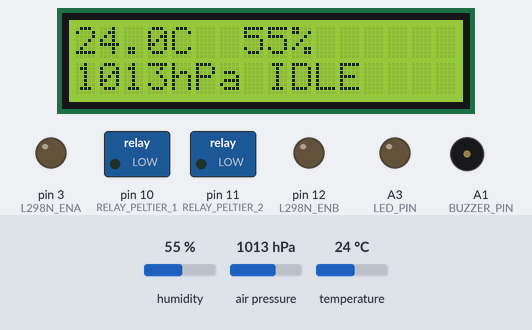
Bench run of a sketch on a simulated Arduino Uno, built with avr-gcc and run on an emulated ATmega328P. On the bench: 16×2 character LCD, switched loads named in the sketch (green lamp = pin HIGH), output pins drawn as LEDs (lit = HIGH), buzzer (waves = sounding, pin HIGH). The test bench sets the inputs (shaded band); at power-on: temperature 24 °C, air pressure 1013 hPa, humidity 55 %. What the sketch prints to the serial monitor is not drawn.

Above: at 3.3 s.
3.4 s: temperature set to 12 °C
At 7.6 s:
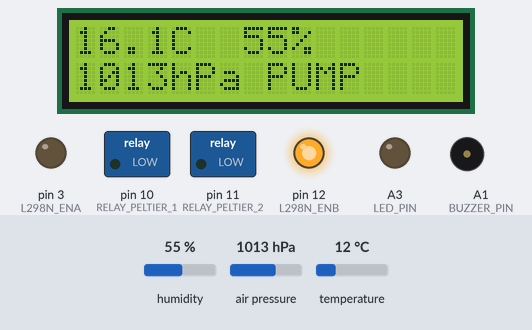
7.8 s: temperature set to 41 °C
At 15.3 s:
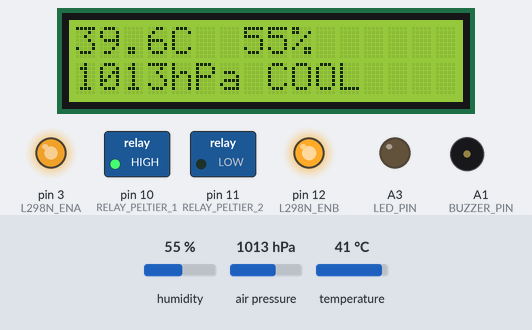
15.4 s: temperature set to 19 °C
At 19.5 s:
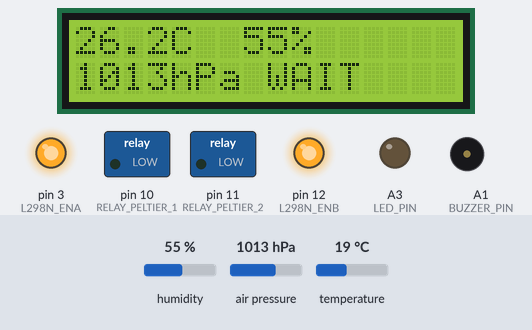
21.6 s: air pressure set to 952 hPa
At 22.9 s:
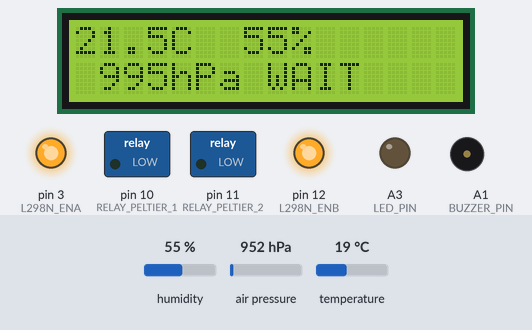
24.6 s: temperature set to 33 °C
At 28.5 s:
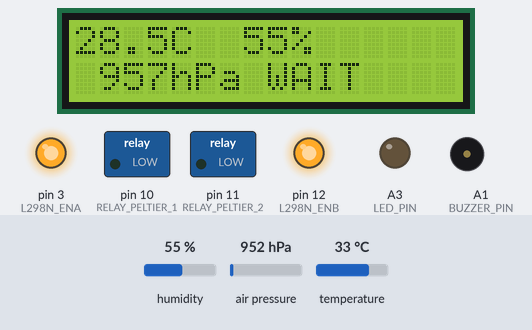
28.6 s: temperature set to 36 °C
At 31.9 s:
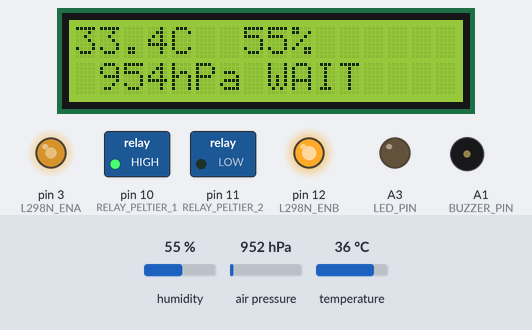
Timing chart, 0 to 33.6 s (numbered marks = the images above; inputs shaded):
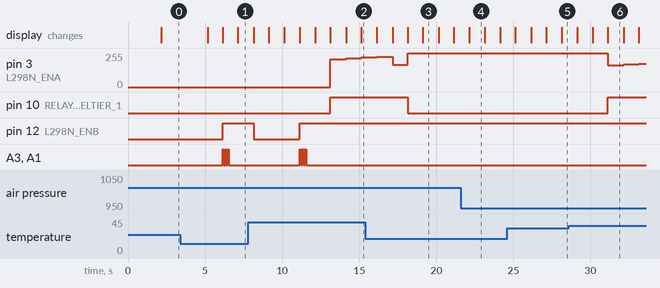

The sketch:

dieu_hoa.ino
```cpp
/*
 * ============================================================
 *  Hệ Thống Điều Hòa Thông Minh Ứng Dụng Công Nghệ Peltier
 *  Tác giả: Võ Thành Đạt & Nguyễn Ngọc Thiện & Lê Trương Minh Nguyệt
 *  Mạch chủ: MakerEdu Creator (Arduino Uno Compatible)
 * ============================================================
 *
 *  PHẦN CỨNG:
 *  - MakerEdu Creator (ATmega328P)
 *  - DHT11           → A2  (nhiệt độ + độ ẩm)
 *  - Buzzer MKE-M03   → A1
 *  - LED MKE-M01      → A3
 *  - LCD 1602 I2C     → I2C (0x27)
 *  - BMP180           → I2C
 *  - Relay Module 2 kênh (10A, relay đen):
 *      Kênh 1 → D10, Kênh 2 → D11 (H-Bridge sò Peltier)
 *  - L298N Module:
 *      ENA → D3 (PWM quạt), ENB → D12 (bơm)
 *      IN1=HIGH, IN2=LOW (jumper cố định trên L298N)
 *      IN3=HIGH, IN4=LOW (jumper cố định trên L298N)
 *      12V từ nguồn tổ ong → VMS trên L298N
 *
 *  SƠ ĐỒ NỐI RELAY H-BRIDGE CHO SÒ PELTIER (AN TOÀN KHI BOOT):
 *    Relay1: COM → Dây sò A | NC → GND(PSU) | NO → +12V(PSU)
 *    Relay2: COM → Dây sò B | NC → GND(PSU) | NO → +12V(PSU)
 *
 *    Cả 2 OFF (NC) → Cùng GND (+0V)      → SÒ TẮT (An toàn tuyệt đối khi cúp điện)
 *    Cả 2 ON  (NO) → Cùng +12V           → SÒ TẮT
 *    R1 ON, R2 OFF → Dòng chạy A sang B  → LÀM LẠNH
 *    R1 OFF, R2 ON → Dòng chạy B sang A  → LÀM NÓNG
 *
 *  L298N ĐẤU NỐI:
 *    VMS  → +12V(PSU)
 *    GND  → GND(PSU) + GND(Arduino)
 *    Motor A (OUT1, OUT2) → 2 Quạt (song song)
 *    Motor B (OUT3, OUT4) → 2 Bơm (song song)
 */

#include <LiquidCrystal_I2C.h>
#include "DHT.h"
#include <Adafruit_BMP085.h>
#include <avr/wdt.h>

// ==================== CẤU HÌNH CHÂN ====================
#define DHT_PIN       A2
#define BUZZER_PIN    A1
#define LED_PIN       A3
#define DHTTYPE       DHT11

#define RELAY_PELTIER_1  10   // D10 - H-Bridge kênh 1
#define RELAY_PELTIER_2  11   // D11 - H-Bridge kênh 2
#define L298N_ENA        3    // D3  - Quạt (PWM tốc độ)
#define L298N_ENB        12   // D12 - Bơm (ON/OFF)

// ==================== NGƯỠNG TÙY CHỈNH ====================
// Thay đổi các giá trị này tùy điều kiện môi trường
const float COOL_THRESHOLD   = 35.0;   // °C - trên ngưỡng → làm lạnh
const float HEAT_THRESHOLD   = 18.0;   // °C - dưới ngưỡng → làm nóng
const float COOL_HYSTERESIS  = 2.0;    // °C - tắt lạnh khi temp < (COOL_THRESHOLD - 2)
const float HEAT_HYSTERESIS  = 2.0;    // °C - tắt nóng khi temp > (HEAT_THRESHOLD + 2)
const float HIGH_PRESSURE    = 1100.0; // hPa - áp suất cao → cảnh báo
const float LOW_PRESSURE     = 900.0;  // hPa - áp suất thấp → cảnh báo
const float PRESSURE_HYSTERESIS = 20.0;// hPa - vùng chết áp suất

// ==================== CẤU HÌNH RELAY ====================
// true  = HIGH bật relay (jumper ở vị trí H)
// false = LOW bật relay  (jumper ở vị trí L)
#define RELAY_ACTIVE_HIGH true

#if RELAY_ACTIVE_HIGH
  #define RELAY_ON  HIGH
  #define RELAY_OFF LOW
#else
  #define RELAY_ON  LOW
  #define RELAY_OFF HIGH
#endif

// ==================== THỜI GIAN AN TOÀN ====================
const unsigned long PUMP_WARMUP_MS  = 2000;  // 2s chờ bơm ổn định
const unsigned long COOLDOWN_MS     = 30000; // 30s chờ tản nhiệt
const unsigned long SENSOR_READ_MS  = 1000;  // 1s giữa mỗi lần đọc
const float SENSOR_FILTER = 0.3; // Bộ lọc: 0.3 = 30% giá trị mới + 70% giá trị cũ

// Tốc độ quạt (PWM 0-255)
// Lưu ý: L298N sụt áp ~2-3V, quạt 12V nhận ~9-10V
// FAN_SPEED_MIN quá thấp → quạt không đủ lực quay
const uint8_t FAN_SPEED_MIN  = 160; // Tốc độ thấp nhất (~63%, đảm bảo quay được)
const uint8_t FAN_SPEED_MAX  = 255; // Tốc độ tối đa

// ==================== TRẠNG THÁI ====================
enum SystemState {
  STATE_IDLE,         // Bình thường - tất cả tắt
  STATE_PUMP_WARMUP,  // Bơm đang khởi động
  STATE_COOLING,      // Đang làm lạnh
  STATE_HEATING,      // Đang làm nóng
  STATE_COOLDOWN      // Chờ tản nhiệt trước khi tắt
};

enum Action {
  ACTION_NONE,
  ACTION_COOL,
  ACTION_HEAT
};

// Chiều hoạt động của sò Peltier (dùng để chống sốc nhiệt)
enum PeltierDir {
  DIR_NONE,
  DIR_COOL,
  DIR_HEAT
};

// ==================== KHỞI TẠO ĐỐI TƯỢNG ====================
LiquidCrystal_I2C lcd(0x27, 16, 2);
DHT dht(DHT_PIN, DHTTYPE);
Adafruit_BMP085 bmp;

// ==================== BIẾN TOÀN CỤC ====================
SystemState currentState = STATE_IDLE;
float temperature = 25.0;  // Giá trị an toàn (giữa 2 ngưỡng)
float humidity    = 50.0;
float pressure    = 1013.0; // Áp suất khí quyển chuẩn
unsigned long lastSensorRead = 0;
unsigned long stateChangeTime = 0;
bool sensorError = true;    // true cho đến khi đọc được lần đầu
uint8_t sensorFailCount = 0; // Đếm số lần lỗi liên tiếp
const uint8_t MAX_SENSOR_FAILS = 5; // Cho phép 5 lần lỗi trước khi shutdown
bool firstValidRead = true; // Lần đọc hợp lệ đầu tiên (không lọc)
PeltierDir lastPeltierDir = DIR_NONE; // Lưu chiều hoạt động cuối cùng

// ==================== ĐIỀU KHIỂN RELAY + L298N ====================
// Tắt sò Peltier (cả 2 OFF → cùng GND → an toàn tuyệt đối khi boot)
void peltierOff() {
  digitalWrite(RELAY_PELTIER_1, RELAY_OFF);
  digitalWrite(RELAY_PELTIER_2, RELAY_OFF);
}

// Sò chiều lạnh (R1 ON, R2 OFF)
void peltierCool() {
  digitalWrite(RELAY_PELTIER_1, RELAY_ON);
  digitalWrite(RELAY_PELTIER_2, RELAY_OFF);
}

// Sò chiều nóng (R1 OFF, R2 ON)
void peltierHeat() {
  digitalWrite(RELAY_PELTIER_1, RELAY_OFF);
  digitalWrite(RELAY_PELTIER_2, RELAY_ON);
}

void fansOn()    { analogWrite(L298N_ENA, FAN_SPEED_MAX); }
void fansOff()   { analogWrite(L298N_ENA, 0); }
// D12 không phải chân PWM → dùng digitalWrite (ON/OFF)
void pumpsOn()   { digitalWrite(L298N_ENB, HIGH); }
void pumpsOff()  { digitalWrite(L298N_ENB, LOW); }

// Điều chỉnh tốc độ quạt theo nhiệt độ (càng nóng càng nhanh)
// Chỉ gọi trong STATE_COOLING và STATE_HEATING
void fansAutoSpeed() {
  float diff, range = 10.0;

  if (currentState == STATE_COOLING) {
    diff = temperature - (COOL_THRESHOLD - COOL_HYSTERESIS);
  } else {
    // STATE_HEATING: lạnh quá → quạt cũng nhanh để tản nhiệt
    diff = (HEAT_THRESHOLD + HEAT_HYSTERESIS) - temperature;
  }

  float ratio = constrain(diff / range, 0.0, 1.0);
  uint8_t speed = FAN_SPEED_MIN + (uint8_t)((FAN_SPEED_MAX - FAN_SPEED_MIN) * ratio);
  analogWrite(L298N_ENA, speed);
}

// Tắt tất cả (gọi khi khẩn cấp hoặc khởi động)
void allOff() {
  peltierOff();
  fansOff();
  pumpsOff();
  digitalWrite(LED_PIN, LOW);
  digitalWrite(BUZZER_PIN, LOW);
}

// ==================== CẢNH BÁO ====================
void alertBlink() {
  // Giảm delay để tránh trễ watchdog khi kết hợp delay khác
  for (int i = 0; i < 3; i++) {
    digitalWrite(LED_PIN, HIGH);
    digitalWrite(BUZZER_PIN, HIGH);
    delay(80);
    wdt_reset(); // Reset watchdog giữa các lần nháy
    digitalWrite(LED_PIN, LOW);
    digitalWrite(BUZZER_PIN, LOW);
    delay(80);
  }
}

// ==================== ĐỌC CẢM BIẾN ====================
bool readSensors() {
  bool ok = true;

  // Đọc DHT11
  float t = dht.readTemperature();
  float h = dht.readHumidity();
  if (isnan(t) || isnan(h)) {
    ok = false;
    // Giữ giá trị cũ, không ghi đè
  } else {
    if (firstValidRead) {
      // Lần đầu: gán trực tiếp (không lọc)
      temperature = t;
      humidity    = h;
    } else {
      // Bộ lọc trung bình giảm nhiễu, chống nhảy số LCD
      temperature = temperature * (1.0 - SENSOR_FILTER) + t * SENSOR_FILTER;
      humidity    = humidity    * (1.0 - SENSOR_FILTER) + h * SENSOR_FILTER;
    }
  }

  // Luôn đọc BMP180 (độc lập với DHT)
  float p = bmp.readPressure() / 100.0; // Pa → hPa
  // Kiểm tra giá trị hợp lệ (300-1200 hPa là phạm vi thực tế)
  if (p >= 300.0 && p <= 1200.0) {
    if (firstValidRead) {
      pressure = p;
    } else {
      pressure = pressure * (1.0 - SENSOR_FILTER) + p * SENSOR_FILTER;
    }
  } else {
    ok = false; // Báo lỗi nếu BMP180 trả giá trị sai (mất kết nối)
  }

  sensorError = !ok;
  if (!ok) {
    // Cap tại MAX để tránh tràn uint8_t (255 → 0)
    if (sensorFailCount < MAX_SENSOR_FAILS) {
      sensorFailCount++;
    }
  } else {
    sensorFailCount = 0;
    firstValidRead = false; // Đã có dữ liệu hợp lệ
  }
  return ok;
}

// ==================== CẬP NHẬT LCD ====================
void updateLCD() {
  // Ghi đè trực tiếp với ký tự padding, không xóa màn hình
  // → Tránh nhấp nháy LCD

  // Dòng 1: Nhiệt độ + Độ ẩm
  char line1[17];
  // dtostrf: chuyển float → string (Arduino không hỗ trợ sprintf %f)
  char tempStr[7], humStr[5];
  dtostrf(temperature, 4, 1, tempStr); // ví dụ: "35.2"
  dtostrf(humidity, 3, 0, humStr);     // ví dụ: " 65"
  snprintf(line1, 17, "%sC %s%%", tempStr, humStr);
  // Đệm padding cho đủ 16 ký tự
  int len1 = strlen(line1);
  for (int i = len1; i < 16; i++) line1[i] = ' ';
  line1[16] = '\0';
  lcd.setCursor(0, 0);
  lcd.print(line1);

  // Dòng 2: Áp suất + Trạng thái
  char line2[17];
  char pressStr[7];
  dtostrf(pressure, 4, 0, pressStr); // ví dụ: "1013"

  const char* stateStr;
  switch (currentState) {
    case STATE_IDLE:        stateStr = "IDLE"; break;
    case STATE_PUMP_WARMUP: stateStr = "PUMP"; break;
    case STATE_COOLING:     stateStr = "COOL"; break;
    case STATE_HEATING:     stateStr = "HEAT"; break;
    case STATE_COOLDOWN:    stateStr = "WAIT"; break;
    default:                stateStr = "????"; break;
  }
  snprintf(line2, 17, "%shPa %s", pressStr, stateStr);
  int len2 = strlen(line2);
  for (int i = len2; i < 16; i++) line2[i] = ' ';
  line2[16] = '\0';
  lcd.setCursor(0, 1);
  lcd.print(line2);
}

// ==================== XÁC ĐỊNH HÀNH ĐỘNG ====================
Action determineAction() {
  // Hysteresis: khi đang làm lạnh, chỉ tắt khi temp < (COOL_THRESHOLD - HYSTERESIS)
  // Ngăn relay đóng/mở liên tục khi temp dao động quanh ngưỡng

  // Ưu tiên 1: Nhiệt độ
  if (currentState == STATE_COOLING || currentState == STATE_COOLDOWN) {
    // Đang làm lạnh: chỉ dừng khi xuống dưới (ngưỡng - hysteresis)
    if (temperature > (COOL_THRESHOLD - COOL_HYSTERESIS)) return ACTION_COOL;
  } else if (currentState == STATE_HEATING) {
    // Đang làm nóng: chỉ dừng khi lên trên (ngưỡng + hysteresis)
    if (temperature < (HEAT_THRESHOLD + HEAT_HYSTERESIS)) return ACTION_HEAT;
  }

  // Kiểm tra ngưỡng bình thường (khi IDLE hoặc PUMP_WARMUP)
  if (temperature > COOL_THRESHOLD) return ACTION_COOL;
  if (temperature < HEAT_THRESHOLD) return ACTION_HEAT;

  // Ưu tiên 2: Áp suất (chỉ xét khi nhiệt độ bình thường)
  if (currentState == STATE_COOLING || currentState == STATE_COOLDOWN) {
    if (pressure > (HIGH_PRESSURE - PRESSURE_HYSTERESIS)) return ACTION_COOL;
  } else if (currentState == STATE_HEATING) {
    if (pressure < (LOW_PRESSURE + PRESSURE_HYSTERESIS)) return ACTION_HEAT;
  }
  if (pressure > HIGH_PRESSURE) return ACTION_COOL;
  if (pressure < LOW_PRESSURE)  return ACTION_HEAT;

  return ACTION_NONE;
}

// ==================== IN SERIAL DEBUG ====================
void printDebug() {
  Serial.print("T=");
  Serial.print(temperature, 1);
  Serial.print("C | H=");
  Serial.print(humidity, 0);
  Serial.print("% | P=");
  Serial.print(pressure, 0);
  Serial.print("hPa | ");

  switch (currentState) {
    case STATE_IDLE:        Serial.println("IDLE"); break;
    case STATE_PUMP_WARMUP: Serial.println("PUMP_WARMUP"); break;
    case STATE_COOLING:     Serial.println("COOLING"); break;
    case STATE_HEATING:     Serial.println("HEATING"); break;
    case STATE_COOLDOWN:    Serial.println("COOLDOWN"); break;
  }
}

// ==================== SETUP ====================
void setup() {
  // === BẢO VỆ KHI BOOT ===
  // Với sơ đồ đấu dây mới (Cả 2 NC nối GND), khi Arduino khởi động
  // chân digital bị floating (LOW), relay sẽ nhả về NC.
  // Nhờ vậy, sò Peltier sẽ tự động nhận 0V (GND-GND) và TẮT an toàn.
  pinMode(RELAY_PELTIER_1, OUTPUT);
  pinMode(RELAY_PELTIER_2, OUTPUT);
  pinMode(L298N_ENA, OUTPUT);
  pinMode(L298N_ENB, OUTPUT);
  // Đảm bảo tắt mọi thứ bằng phần mềm
  peltierOff();
  fansOff();
  pumpsOff();

  // Cấu hình chân cảnh báo
  pinMode(LED_PIN, OUTPUT);
  pinMode(BUZZER_PIN, OUTPUT);
  digitalWrite(LED_PIN, LOW);
  digitalWrite(BUZZER_PIN, LOW);

  Serial.begin(9600);
  Serial.println(F("=== HE THONG DIEU HOA KHONG KHI V2 ==="));

  // Khởi tạo LCD
  lcd.init();
  lcd.backlight();
  lcd.print("Dieu Hoa KK V2");
  lcd.setCursor(0, 1);
  lcd.print("Khoi dong...");

  // Khởi tạo cảm biến
  dht.begin();
  if (!bmp.begin()) {
    lcd.clear();
    lcd.print("LOI BMP180!");
    Serial.println(F("LOI: BMP180 khong phan hoi!"));
    while (1) { delay(1000); } // Dừng luôn, không chạy tiếp
  }

  delay(2000);
  lcd.clear();

  // Bật Watchdog SAU KHI mọi thứ đã init xong
  // Tránh reset liên tục nếu LCD/BMP khởi động chậm
  wdt_enable(WDTO_8S);

  Serial.println(F("Khoi dong thanh cong!"));
  Serial.print(F("Nguong lam lanh: "));
  Serial.print(COOL_THRESHOLD);
  Serial.println(F("C"));
  Serial.print(F("Nguong lam nong: "));
  Serial.print(HEAT_THRESHOLD);
  Serial.println(F("C"));
}

// ==================== MAIN LOOP ====================
void loop() {
  wdt_reset(); // Reset watchdog mỗi vòng

  unsigned long now = millis();

  // Đọc cảm biến định kỳ
  if (now - lastSensorRead >= SENSOR_READ_MS) {
    lastSensorRead = now;

    if (readSensors()) {
      updateLCD();
      printDebug();
    } else {
      lcd.setCursor(0, 0);
      lcd.print("LOI CAM BIEN!   ");
      Serial.println(F("LOI: Doc cam bien that bai!"));
    }
  }

  // Nếu cảm biến lỗi liên tục >= 5 lần → tắt hết, an toàn
  if (sensorError && sensorFailCount >= MAX_SENSOR_FAILS) {
    if (currentState != STATE_IDLE) {
      allOff();
      currentState = STATE_IDLE;
      alertBlink();
      Serial.println(F("!! SHUTDOWN: Cam bien loi lien tuc!"));
    }
    // Hiển thị lỗi trên cả 2 dòng LCD
    lcd.setCursor(0, 0);
    lcd.print("LOI CAM BIEN!   ");
    lcd.setCursor(0, 1);
    lcd.print("Kiem tra DHT11  ");
    return;
  }

  // === STATE MACHINE ===
  Action action = determineAction();

  switch (currentState) {

    // --- IDLE: Chờ, mọi thứ tắt ---
    case STATE_IDLE:
      if (action != ACTION_NONE) {
        pumpsOn();
        stateChangeTime = now;
        currentState = STATE_PUMP_WARMUP;
        Serial.println(F(">> Bat bom, cho 2s..."));
        alertBlink();
      }
      break;

    // --- PUMP WARMUP: Bơm đang chạy, chờ ổn định ---
    case STATE_PUMP_WARMUP:
      if (now - stateChangeTime >= PUMP_WARMUP_MS) {
        fansOn();
        action = determineAction(); // Kiểm tra lại

        if (action == ACTION_COOL) {
          peltierCool();
          lastPeltierDir = DIR_COOL; // Cập nhật chiều
          currentState = STATE_COOLING;
          Serial.println(F(">> LAM LANH"));
        } else if (action == ACTION_HEAT) {
          peltierHeat();
          lastPeltierDir = DIR_HEAT; // Cập nhật chiều
          currentState = STATE_HEATING;
          Serial.println(F(">> LAM NONG"));
        } else {
          // Đã ổn trong lúc chờ
          allOff();
          currentState = STATE_IDLE;
          Serial.println(F(">> Da on, tat het"));
        }
      }
      break;

    // --- COOLING: Đang làm lạnh ---
    case STATE_COOLING:
      fansAutoSpeed(); // Điều chỉnh tốc độ quạt theo nhiệt độ
      if (action == ACTION_NONE) {
        // Ổn rồi → tắt sò, vào cooldown
        peltierOff();
        stateChangeTime = now;
        currentState = STATE_COOLDOWN;
        Serial.println(F(">> Tat so, cho tan nhiet 30s..."));
      } else if (action == ACTION_HEAT) {
        // Đổi chiều (CHỐNG SỐC NHIỆT): Ép vào COOLDOWN 30s trước khi đảo cực
        peltierOff();
        stateChangeTime = now;
        currentState = STATE_COOLDOWN;
        Serial.println(F(">> Can LAM NONG. Cho tan nhiet 30s chong soc nhiet!"));
      }
      break;

    // --- HEATING: Đang làm nóng ---
    case STATE_HEATING:
      fansAutoSpeed(); // Điều chỉnh tốc độ quạt theo nhiệt độ
      if (action == ACTION_NONE) {
        peltierOff();
        stateChangeTime = now;
        currentState = STATE_COOLDOWN;
        Serial.println(F(">> Tat so, cho tan nhiet 30s..."));
      } else if (action == ACTION_COOL) {
        // Đổi chiều (CHỐNG SỐC NHIỆT): Ép vào COOLDOWN 30s trước khi đảo cực
        peltierOff();
        stateChangeTime = now;
        currentState = STATE_COOLDOWN;
        Serial.println(F(">> Can LAM LANH. Cho tan nhiet 30s chong soc nhiet!"));
      }
      break;

    // --- COOLDOWN: Sò đã tắt, chờ tản nhiệt ---
    case STATE_COOLDOWN:
      fansOn(); // Quạt chạy MAX để tản nhiệt nhanh nhất

      // Chỉ cho phép bật lại ngay nếu CÙNG CHIỀU (tránh sốc nhiệt)
      if (action == ACTION_COOL && lastPeltierDir != DIR_HEAT) {
        peltierCool();
        currentState = STATE_COOLING;
        Serial.println(F(">> Bat lai LAM LANH"));
      } else if (action == ACTION_HEAT && lastPeltierDir != DIR_COOL) {
        peltierHeat();
        currentState = STATE_HEATING;
        Serial.println(F(">> Bat lai LAM NONG"));
      } else if (now - stateChangeTime >= COOLDOWN_MS) {
        // Đã chờ đủ 30s → tắt hết, xóa bộ nhớ chiều
        fansOff();
        pumpsOff();
        lastPeltierDir = DIR_NONE;
        currentState = STATE_IDLE;
        Serial.println(F(">> IDLE - Tat het"));
      }
      break;
  }
}
```

Measured:
- the behaviour switches between 34 and 35 °C on temperature (found by bisection; images 5 and 6)
- after the input at 3.4 s, pin 12 (L298N_ENB): LOW → HIGH after 2.7 s; A3 (LED_PIN), A1 (BUZZER_PIN): alternates HIGH for 0.08 s and LOW for 0.08 s, 6 changes in all, then stays LOW, starting after 2.7 s; the display: first changes after 1.8 s (image 1 shows a later state)
- after the input at 7.8 s, pin 10 (RELAY_PELTIER_1): LOW → HIGH after 5.3 s; pin 11 (RELAY_PELTIER_2): stays LOW (without the input it goes to HIGH after 0.36 s)
- after the input at 15.4 s, pin 10 (RELAY_PELTIER_1): HIGH → LOW after 2.7 s
- after the input at 28.6 s, pin 3 (L298N_ENA): 255/255 → 164/255 after 2.5 s, → 171/255 1.0 s later, → 176/255 0.98 s later; pin 10 (RELAY_PELTIER_1): LOW → HIGH after 2.5 s
- what the display in image 3 shows lasts 1.1 s, from 19.1 s to 20.2 s
